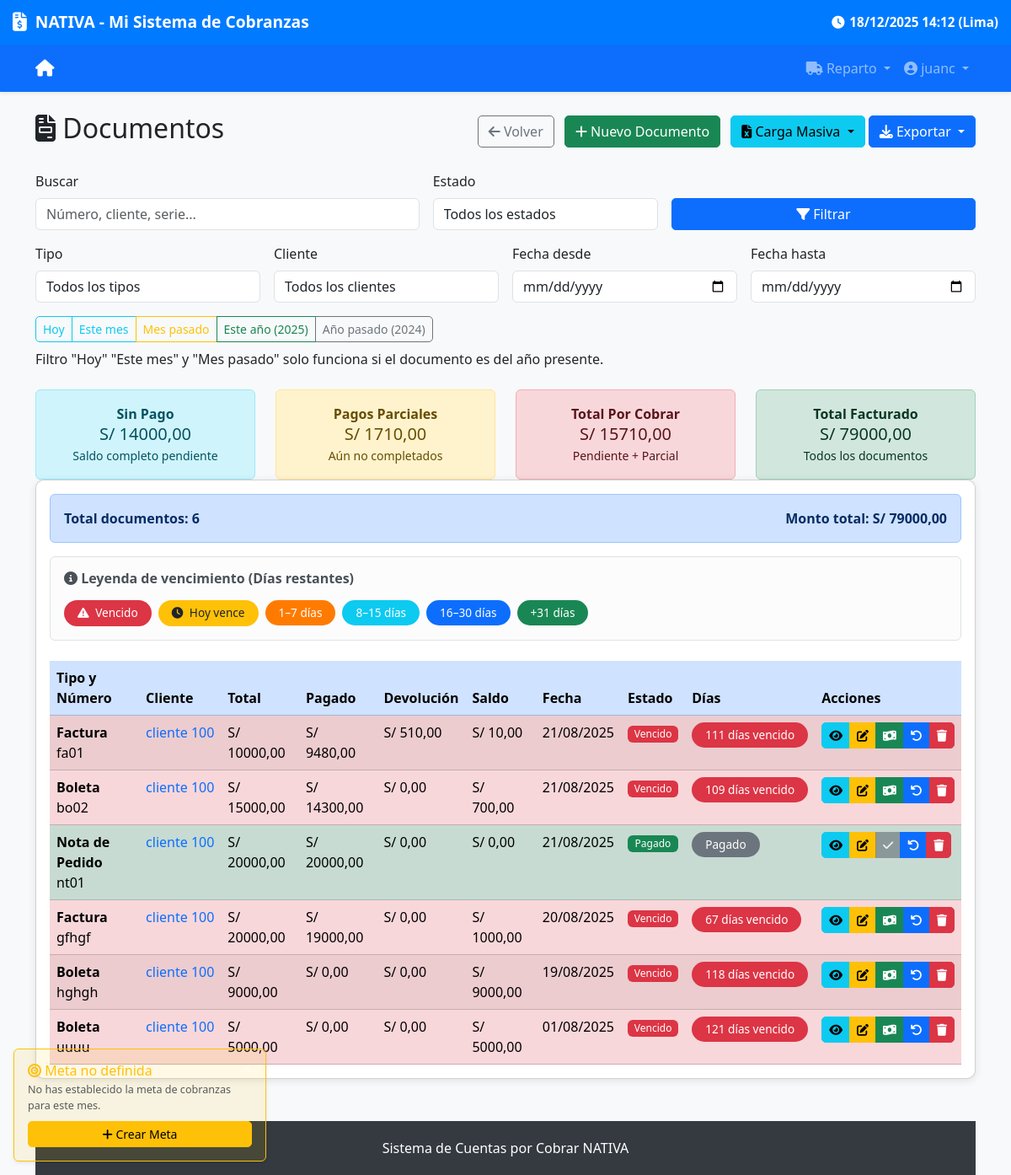
Before: /documentos/ (signed in) with the older database file.
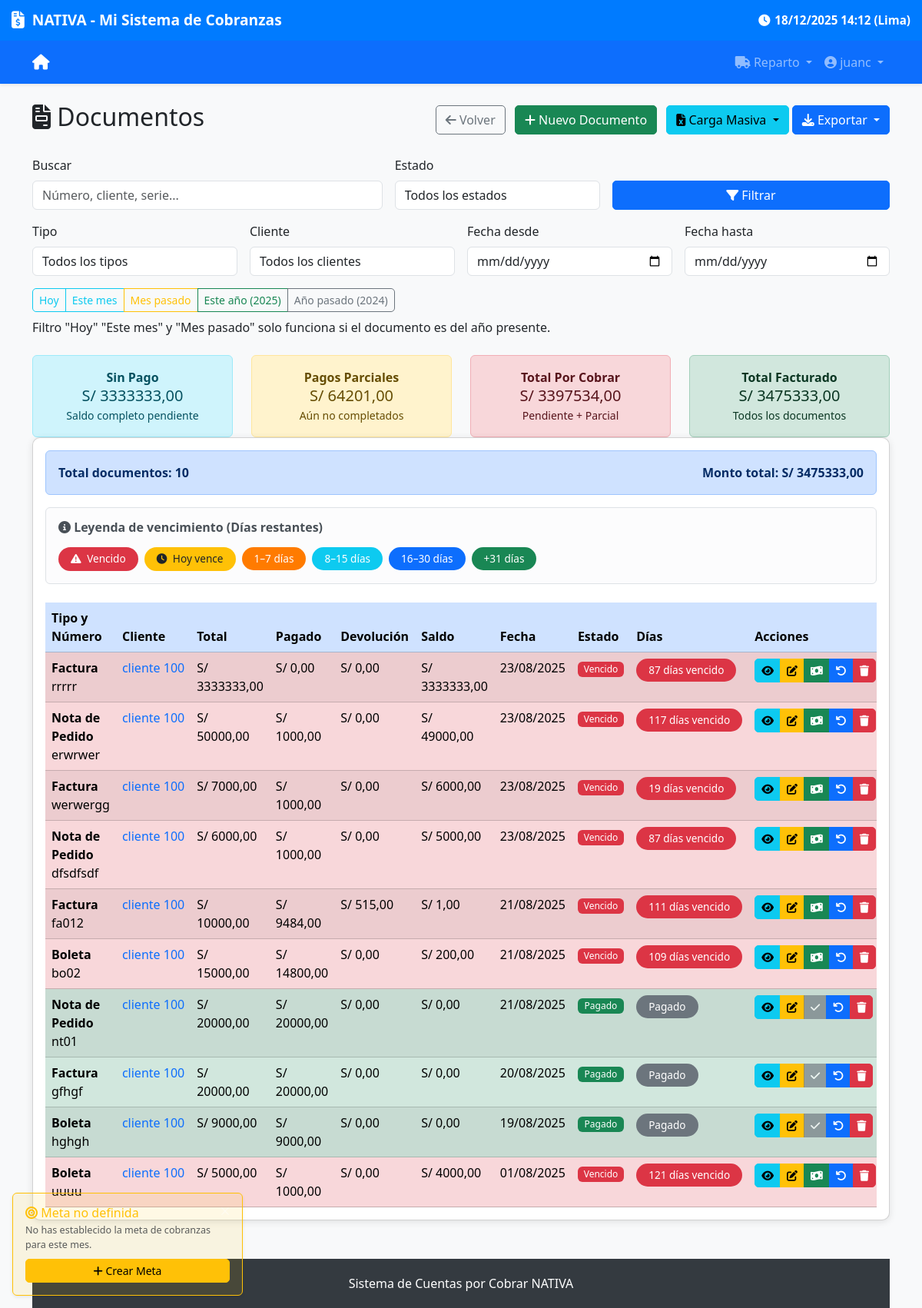
After: the same page with the newer database file.
### documentos/models.py (models this page shows, shortened)
class Documento(models.Model):
    cliente = models.ForeignKey(
        Cliente,
        on_delete=models.CASCADE,
        verbose_name="Cliente"
    )
    cobrador = models.ForeignKey(
        Cobrador,
        on_delete=models.SET_NULL,
        null=True,
        blank=True,
        verbose_name="Cobrador"
    )
    tipo = models.CharField(
        max_length=20,
        choices=TIPO_DOCUMENTO_CHOICES,
        verbose_name="Tipo"
    )
    serie = models.CharField(
        max_length=20,
        blank=True,
        null=True,
        verbose_name="Serie"
    )
    numero = models.CharField(
        max_length=20,
        verbose_name="Número"
    )
    fecha_emision = models.DateTimeField(
        default=localtime_peru,
        verbose_name="Fecha de Emisión"
    )
    fecha_vencimiento = models.DateTimeField(
        verbose_name="Fecha de Vencimiento"
    )
    monto_total = models.DecimalField(
        max_digits=12,
        decimal_places=2,
        validators=[MinValueValidator(Decimal('0.00'))],
        verbose_name="Monto Total"
    )
    monto_pagado = models.DecimalField(
        max_digits=12,
        decimal_places=2,
        default=Decimal('0.00'),
        validators=[MinValueValidator(Decimal('0.00'))],
        verbose_name="Monto Pagado"
    )
    monto_devolucion = models.DecimalField(
        max_digits=12,
        decimal_places=2,
        default=Decimal('0.00'),
        validators=[MinValueValidator(Decimal('0.00'))],
        verbose_name="Devolución"
    )
    creado_en = models.DateTimeField(auto_now_add=True)
    actualizado_en = models.DateTimeField(auto_now=True)
    class Meta:
        verbose_name = "Documento"
        verbose_name_plural = "Documentos"
        ordering = ['-fecha_emision']
    def get_numero_completo(self):
        if self.serie:
            return f"{self.serie}-{self.numero}"
        return self.numero
    def get_saldo_pendiente(self):
        return self.monto_total - self.monto_pagado - self.monto_devolucion
    def get_estado(self):
        saldo = self.get_saldo_pendiente()
        ahora = localtime_peru()
        if saldo <= 0:
            return 'pagado'
        if self.fecha_vencimiento < ahora:
            return 'vencido'
        if self.monto_pagado > 0:
            return 'pago_parcial'
        return 'pendiente'
    @property
    def get_dias_restantes(self):
        lima_tz = pytz.timezone('America/Lima')
        hoy = timezone.localtime(timezone.now(), lima_tz).date()
        if timezone.is_naive(self.fecha_vencimiento):
            vencimiento = lima_tz.localize(self.fecha_vencimiento).date()
        else:
            vencimiento = timezone.localtime(self.fecha_vencimiento, lima_tz).date()
        return (vencimiento - hoy).days
    def get_dias_display(self):
        dias = self.get_dias_restantes
        if dias > 0:
            return f"{dias} días"
        elif dias == 0:
            return "Hoy"
        else:
            return f"{abs(dias)} días vencido"

### clientes/models.py (models this page shows, shortened)
class Cliente(models.Model):
    nombre = models.CharField(max_length=200, verbose_name="Nombre", blank=False, null=False)
    dni_ruc = models.CharField(
        max_length=11,
        unique=True,
        validators=[ruc_dni_validator],
        verbose_name="DNI/RUC"
    )
    direccion = models.TextField(blank=True, null=True, verbose_name="Dirección")
    telefono = models.CharField(max_length=15, blank=True, null=True, verbose_name="Teléfono")
    correo = models.EmailField(blank=True, null=True, verbose_name="Correo")
    notas = models.TextField(blank=True, null=True, verbose_name="Notas")
    creado_en = models.DateTimeField(auto_now_add=True)
    actualizado_en = models.DateTimeField(auto_now=True)
    class Meta:
        verbose_name = "Cliente"
        verbose_name_plural = "Clientes"
        ordering = ['nombre']

### documentos/views.py (the view, shortened to what this page needs)
# urls.py: path('', views.documento_list, name='documento_list'),
def documento_list(request):
    query = request.GET.get('q', '')
    tipo = request.GET.get('tipo', '')
    estado = request.GET.get('estado', '')
    cliente_id = request.GET.get('cliente', '')
    fecha_emision_desde = request.GET.get('fecha_emision_desde', '')
    fecha_emision_hasta = request.GET.get('fecha_emision_hasta', '')
    if cliente_id and cliente_id != 'None':
        try:
            cliente_id = int(cliente_id)
        except (ValueError, TypeError):
            cliente_id = ''
    else:
        cliente_id = ''
    documentos = Documento.objects.annotate(
        saldo_pendiente=F('monto_total') - F('monto_pagado') - F('monto_devolucion')
    )
    if tipo:
        documentos = documentos.filter(tipo=tipo)
    if cliente_id:
        documentos = documentos.filter(cliente_id=cliente_id)
    if fecha_emision_desde:
        documentos = documentos.filter(fecha_emision__date__gte=fecha_emision_desde)
    if fecha_emision_hasta:
        documentos = documentos.filter(fecha_emision__date__lte=fecha_emision_hasta)
    documentos = documentos.order_by('-fecha_emision')
    total_monto = documentos.aggregate(total=Sum('monto_total'))['total'] or Decimal('0.00')
    total_saldos_pendientes = documentos.filter(monto_pagado__lte=0).aggregate(
        total=Sum('saldo_pendiente')
    )['total'] or Decimal('0.00')
    total_saldos_parciales = documentos.filter(
        monto_pagado__gt=0,
        saldo_pendiente__gt=0
    ).aggregate(
        total=Sum('saldo_pendiente')
    )['total'] or Decimal('0.00')
    total_por_cobrar = total_saldos_pendientes + total_saldos_parciales
    paginator = Paginator(documentos, 30)
    page_number = request.GET.get('page')
    page_obj = paginator.get_page(page_number)
    clientes = Cliente.objects.all().order_by('nombre')
    hoy = timezone.localtime(timezone.now()).date()
    mes_inicio = hoy.replace(day=1)
    mes_fin = hoy.replace(day=calendar.monthrange(hoy.year, hoy.month)[1])
    if hoy.month == 1:
        mes_pasado_inicio = hoy.replace(year=hoy.year - 1, month=12, day=1)
        mes_pasado_fin = hoy.replace(year=hoy.year - 1, month=12, day=31)
    else:
        mes_pasado_inicio = hoy.replace(month=hoy.month - 1, day=1)
        mes_pasado_fin = hoy.replace(month=hoy.month - 1, day=calendar.monthrange(hoy.year, hoy.month - 1)[1])
    año_actual = hoy.year
    año_pasado = hoy.year - 1
    es_repartidor = request.user.groups.filter(name='Repartidores').exists()
    if not es_repartidor:
        es_repartidor = request.user.username in ['maria_cobrador', 'juanc']
    return render(request, 'documentos/documento_list.html', {
        'page_obj': page_obj,
        'query': query,
        'tipo': tipo,
        'estado': estado,
        'cliente_id': cliente_id,
        'clientes': clientes,
        'fecha_emision_desde': fecha_emision_desde,
        'fecha_emision_hasta': fecha_emision_hasta,
        'total_monto': total_monto,
        'today': hoy,
        'mes_inicio': mes_inicio,
        'mes_fin': mes_fin,
        'mes_pasado_inicio': mes_pasado_inicio,
        'mes_pasado_fin': mes_pasado_fin,
        'año_actual': año_actual,
        'año_pasado': año_pasado,
        'es_repartidor': es_repartidor,
        'total_saldos_pendientes': total_saldos_pendientes,
        'total_saldos_parciales': total_saldos_parciales,
        'total_por_cobrar': total_por_cobrar,
    })

### documentos/templates/documentos/documento_list.html (shortened to what the changed rows need)
{% extends 'documentos/base.html' %}
{% load dict_extras %}
{% load static %}
{% load url_filters %}
{% block content %}
<div class="d-flex justify-content-between align-items-center mb-4">
    <h2><i class="fas fa-file-invoice"></i> Documentos</h2>
</div>
<div class="row mt-4">
    <div class="col-md-3">
        <div class="alert alert-info text-center mb-0">
            <strong>Sin Pago</strong><br>
            <span class="h5">S/ {{ total_saldos_pendientes|floatformat:2 }}</span><br>
            <small>Saldo completo pendiente</small>
        </div>
    </div>
    <div class="col-md-3">
        <div class="alert alert-warning text-center mb-0">
            <strong>Pagos Parciales</strong><br>
            <span class="h5">S/ {{ total_saldos_parciales|floatformat:2 }}</span><br>
            <small>Aún no completados</small>
        </div>
    </div>
    <div class="col-md-3">
        <div class="alert alert-danger text-center mb-0">
            <strong>Total Por Cobrar</strong><br>
            <span class="h5">S/ {{ total_por_cobrar|floatformat:2 }}</span><br>
            <small>Pendiente + Parcial</small>
        </div>
    </div>
    <div class="col-md-3">
        <div class="alert alert-success text-center mb-0">
            <strong>Total Facturado</strong><br>
            <span class="h5">S/ {{ total_monto|floatformat:2 }}</span><br>
            <small>Todos los documentos</small>
        </div>
    </div>
</div>
<div class="card">
    <div class="card-body">
        <div class="alert alert-primary d-flex justify-content-between align-items-center mb-3">
            <div>
                <strong>Total documentos:</strong>
                <span class="fw-bold">{{ page_obj.paginator.count }}</span>
            </div>
            <div class="text-end">
                <strong>Monto total:</strong>
                <span class="fw-bold">S/ {{ total_monto|floatformat:2 }}</span>
            </div>
        </div>
        <div class="d-none d-md-block">
            <div class="table-responsive">
                <table class="table table-striped table-hover mb-0">
                    <thead class="table-primary">
                        <tr>
                            <th>Tipo y Número</th>
                            <th>Cliente</th>
                            <th>Total</th>
                            <th>Pagado</th>
                            <th>Devolución</th>
                            <th>Saldo</th>
                            <th>Fecha</th>
                            <th>Estado</th>
                            <th>Días</th>
                            <th>Acciones</th>
                        </tr>
                    </thead>
                    <tbody>
                        {% for doc in page_obj %}
                        <tr class="
                            {% if doc.get_estado == 'pagado' %}
                                table-success bg-opacity-25
                            {% elif doc.get_estado == 'vencido' %}
                                table-danger bg-opacity-25
                            {% elif doc.get_estado == 'pago_parcial' %}
                                table-info bg-opacity-25
                            {% elif doc.get_estado == 'pendiente' %}
                                table-warning bg-opacity-25
                            {% else %}
                                table-light
                            {% endif %}
                        ">
                            <td>
                                <strong>{{ doc.get_tipo_display }}</strong><br>{{ doc.get_numero_completo }}
                            </td>
                            <td class="text-truncate" style="max-width: 150px;">
                                <a href="{% url 'clientes:cliente_detail' doc.cliente.pk %}"
                                class="text-decoration-none"
                                title="Ver historial de {{ doc.cliente.nombre }}">
                                    {{ doc.cliente.nombre }}
                                </a>
                            </td>
                            <td>S/ {{ doc.monto_total|floatformat:2 }}</td>
                            <td>S/ {{ doc.monto_pagado|floatformat:2 }}</td>
                            <td>S/ {{ doc.monto_devolucion|floatformat:2 }}</td>
                            <td>S/ {{ doc.get_saldo_pendiente|floatformat:2 }}</td>
                            <td>{{ doc.fecha_emision|date:"d/m/Y" }}</td>
                            <td>
                                {% if doc.get_estado == 'pagado' %}
                                    <span class="badge bg-success">Pagado</span>
                                {% elif doc.get_estado == 'vencido' %}
                                    <span class="badge bg-danger">Vencido</span>
                                {% elif doc.get_estado == 'pago_parcial' %}
                                    <span class="badge bg-info text-white">Pago Parcial</span>
                                {% else %}
                                    <span class="badge bg-warning text-dark">Pendiente</span>
                                {% endif %}
                            </td>
                            <td>
                                {% if doc.get_estado == 'pagado' %}
                                    <span class="badge bg-secondary rounded-pill px-3 py-2" style="font-size: 0.85em;">
                                        Pagado
                                    </span>
                                {% else %}
                                    {% with dias=doc.get_dias_restantes %}
                                        {% if dias < 0 %}
                                            <span class="badge bg-danger rounded-pill px-3 py-2" style="font-size: 0.85em;">{{ doc.get_dias_display }}</span>
                                        {% elif dias == 0 %}
                                            <span class="badge bg-warning text-dark rounded-pill px-3 py-2" style="font-size: 0.85em;">Hoy</span>
                                        {% elif dias <= 7 %}
                                            <span class="badge bg-orange rounded-pill px-3 py-2" style="font-size: 0.85em;">{{ doc.get_dias_display }}</span>
                                        {% elif dias <= 15 %}
                                            <span class="badge bg-info text-dark rounded-pill px-3 py-2" style="font-size: 0.85em;">{{ doc.get_dias_display }}</span>
                                        {% elif dias <= 30 %}
                                            <span class="badge bg-primary rounded-pill px-3 py-2" style="font-size: 0.85em;">{{ doc.get_dias_display }}</span>
                                        {% else %}
                                            <span class="badge bg-success rounded-pill px-3 py-2" style="font-size: 0.85em;">{{ doc.get_dias_display }}</span>
                                        {% endif %}
                                    {% endwith %}
                                {% endif %}
                            </td>
                            <td>
                                <div class="btn-group btn-group-sm" role="group">
                                    <a href="{% url 'documentos:documento_detail' doc.pk %}" class="btn btn-info" title="Ver">
                                        <i class="fas fa-eye"></i>
                                    </a>
                                    <a href="{% url 'documentos:documento_update' doc.pk %}" class="btn btn-warning" title="Editar">
                                        <i class="fas fa-edit"></i>
                                    </a>
                                    {% if doc.get_estado != 'pagado' %}
                                        <a href="{% url 'cobros:cobro_create' %}?documento={{ doc.pk }}&next={{ request.get_full_path|urlencode }}" class="btn btn-success" title="Pagar">
                                            <i class="fas fa-money-bill-wave"></i>
                                        </a>
                                    {% else %}
                                        <button class="btn btn-secondary" disabled title="Documento pagado">
                                            <i class="fas fa-check"></i>
                                        </button>
                                    {% endif %}
                                    <a href="{% url 'devoluciones:devolucion_create' %}?documento={{ doc.pk }}&next={{ request.get_full_path|urlencode }}"
                                    class="btn btn-primary"
                                    title="Registrar devolución">
                                        <i class="fas fa-undo"></i>
                                    </a>
                                    <a href="{% url 'documentos:documento_delete' doc.pk %}" class="btn btn-danger" title="Eliminar"
                                    onclick="return confirm('¿Eliminar {{ doc.get_numero_completo }}?');">
                                        <i class="fas fa-trash"></i>
                                    </a>
                                </div>
                            </td>
                        </tr>
                        {% endfor %}
                    </tbody>
                </table>
            </div>
        </div>
</div>
{% endblock %}

Changed rows visible on the page:
added Documento: tipo "Factura", get_numero_completo "rrrrr", cliente.nombre "cliente 100", monto_total "3333333,00", monto_pagado "0,00", monto_devolucion "0,00", get_saldo_pendiente "3333333,00", fecha_emision "23/08/2025", shows "Vencido", dias "87 días vencido"
added Documento: tipo "Nota de Pedido", get_numero_completo "erwrwer", cliente.nombre "cliente 100", monto_total "50000,00", monto_pagado "1000,00", monto_devolucion "0,00", get_saldo_pendiente "49000,00", fecha_emision "23/08/2025", shows "Vencido", dias "117 días vencido"
added Documento: tipo "Factura", get_numero_completo "werwergg", cliente.nombre "cliente 100", monto_total "7000,00", monto_pagado "1000,00", monto_devolucion "0,00", get_saldo_pendiente "6000,00", fecha_emision "23/08/2025", shows "Vencido", dias "19 días vencido"
added Documento: tipo "Nota de Pedido", get_numero_completo "dfsdfsdf", cliente.nombre "cliente 100", monto_total "6000,00", monto_pagado "1000,00", monto_devolucion "0,00", get_saldo_pendiente "5000,00", fecha_emision "23/08/2025", shows "Vencido", dias "87 días vencido"
changed Documento "111 días vencido": get_numero_completo "fa01" → "fa012"; monto_pagado "9480,00" → "9484,00"; monto_devolucion "510,00" → "515,00"; get_saldo_pendiente "10,00" → "1,00"
changed Documento "bo02": monto_pagado "14300,00" → "14800,00"; get_saldo_pendiente "700,00" → "200,00"
changed Documento "gfhgf": monto_pagado "19000,00" → "20000,00"; get_saldo_pendiente "1000,00" → "0,00"; dias "67 días vencido" → (not shown); monto_pagado "Vencido" → "Pagado Pagado"
changed Documento "hghgh": monto_pagado "0,00" → "9000,00"; get_saldo_pendiente "9000,00" → "0,00"; dias "118 días vencido" → (not shown); monto_pagado "Vencido" → "Pagado Pagado"
changed Documento "uuuu": monto_pagado "0,00" → "1000,00"; get_saldo_pendiente "5000,00" → "4000,00"
Other visible differences:
{{ total_saldos_pendientes|floatformat:2 }}: "14000,00" → "3333333,00"
{{ total_saldos_parciales|floatformat:2 }}: "1710,00" → "64201,00"
{{ total_por_cobrar|floatformat:2 }}: "15710,00" → "3397534,00"
{{ total_monto|floatformat:2 }}: "79000,00" → "3475333,00"
{{ page_obj.paginator.count }}: "6" → "10"
